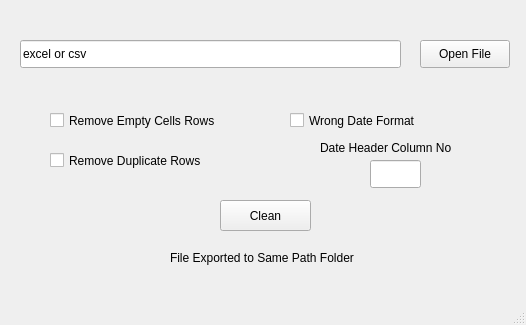
<?xml version="1.0" encoding="UTF-8"?>
<ui version="4.0">
 <class>MainWindow</class>
 <widget class="QMainWindow" name="MainWindow">
  <property name="geometry">
   <rect>
    <x>0</x>
    <y>0</y>
    <width>526</width>
    <height>325</height>
   </rect>
  </property>
  <property name="windowTitle">
   <string>Data Cleaner</string>
  </property>
  <property name="autoFillBackground">
   <bool>false</bool>
  </property>
  <widget class="QWidget" name="centralwidget">
   <widget class="QLineEdit" name="lineEdit">
    <property name="geometry">
     <rect>
      <x>20</x>
      <y>40</y>
      <width>381</width>
      <height>28</height>
     </rect>
    </property>
    <property name="text">
     <string>excel or csv</string>
    </property>
    <property name="readOnly">
     <bool>true</bool>
    </property>
   </widget>
   <widget class="QPushButton" name="pushButton">
    <property name="geometry">
     <rect>
      <x>420</x>
      <y>40</y>
      <width>90</width>
      <height>28</height>
     </rect>
    </property>
    <property name="text">
     <string>Open File</string>
    </property>
   </widget>
   <widget class="QPushButton" name="pushButton_2">
    <property name="geometry">
     <rect>
      <x>220</x>
      <y>200</y>
      <width>91</width>
      <height>31</height>
     </rect>
    </property>
    <property name="text">
     <string>Clean</string>
    </property>
   </widget>
   <widget class="QCheckBox" name="checkBox">
    <property name="geometry">
     <rect>
      <x>50</x>
      <y>110</y>
      <width>201</width>
      <height>21</height>
     </rect>
    </property>
    <property name="text">
     <string>Remove Empty Cells Rows</string>
    </property>
   </widget>
   <widget class="QCheckBox" name="checkBox_2">
    <property name="geometry">
     <rect>
      <x>50</x>
      <y>150</y>
      <width>171</width>
      <height>21</height>
     </rect>
    </property>
    <property name="text">
     <string>Remove Duplicate Rows</string>
    </property>
   </widget>
   <widget class="QCheckBox" name="checkBox_4">
    <property name="geometry">
     <rect>
      <x>290</x>
      <y>110</y>
      <width>171</width>
      <height>21</height>
     </rect>
    </property>
    <property name="text">
     <string>Wrong Date Format</string>
    </property>
   </widget>
   <widget class="QLabel" name="label">
    <property name="geometry">
     <rect>
      <x>170</x>
      <y>250</y>
      <width>201</width>
      <height>16</height>
     </rect>
    </property>
    <property name="text">
     <string>File Exported to Same Path Folder</string>
    </property>
   </widget>
   <widget class="QLabel" name="label_2">
    <property name="geometry">
     <rect>
      <x>90</x>
      <y>300</y>
      <width>58</width>
      <height>16</height>
     </rect>
    </property>
    <property name="text">
     <string/>
    </property>
   </widget>
   <widget class="QLineEdit" name="lineEdit_2">
    <property name="geometry">
     <rect>
      <x>370</x>
      <y>160</y>
      <width>51</width>
      <height>28</height>
     </rect>
    </property>
    <property name="text">
     <string/>
    </property>
   </widget>
   <widget class="QLabel" name="label_3">
    <property name="geometry">
     <rect>
      <x>320</x>
      <y>140</y>
      <width>151</width>
      <height>16</height>
     </rect>
    </property>
    <property name="text">
     <string>Date Header Column No</string>
    </property>
   </widget>
  </widget>
  <widget class="QMenuBar" name="menubar">
   <property name="geometry">
    <rect>
     <x>0</x>
     <y>0</y>
     <width>526</width>
     <height>22</height>
    </rect>
   </property>
  </widget>
  <widget class="QStatusBar" name="statusbar"/>
 </widget>
 <resources/>
 <connections/>
</ui>
